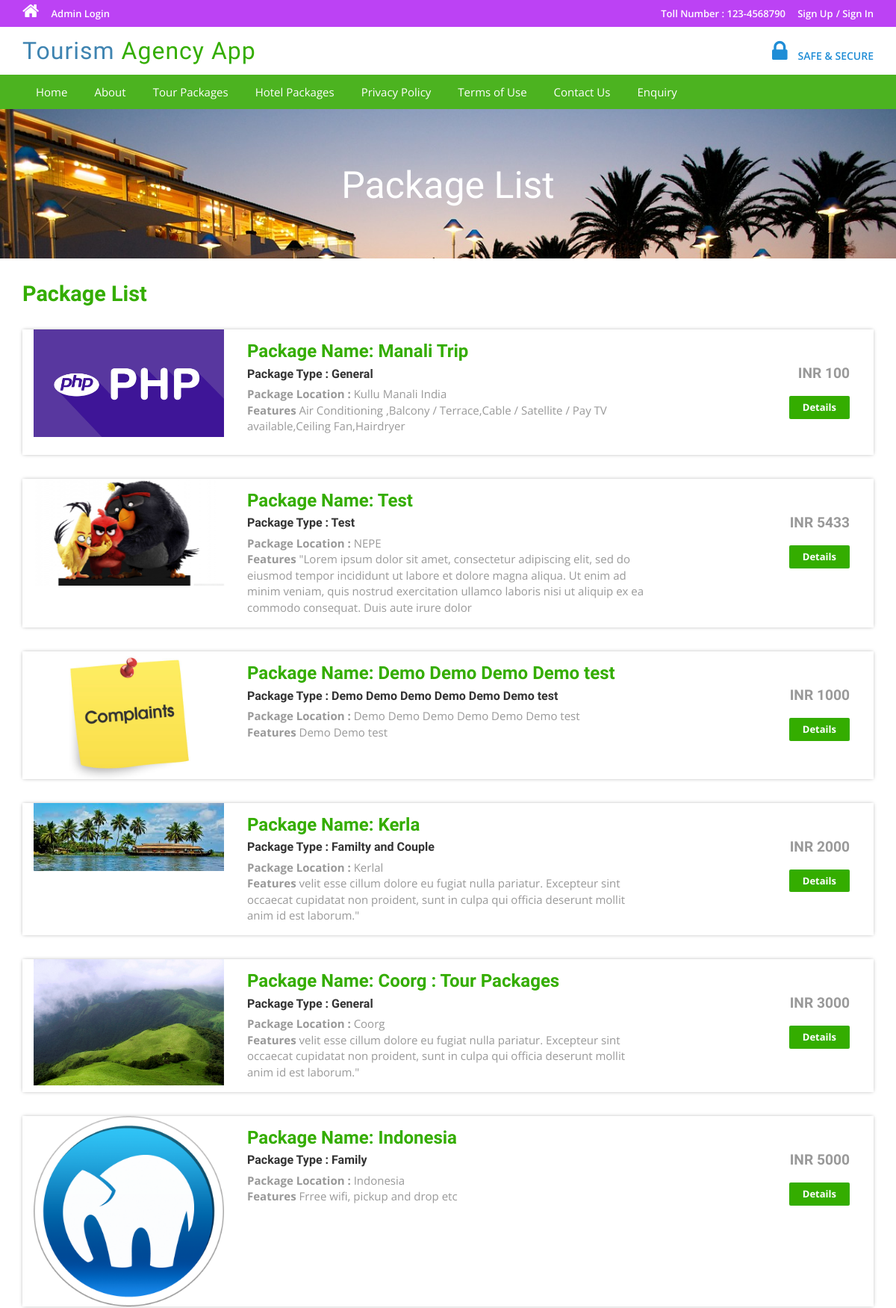
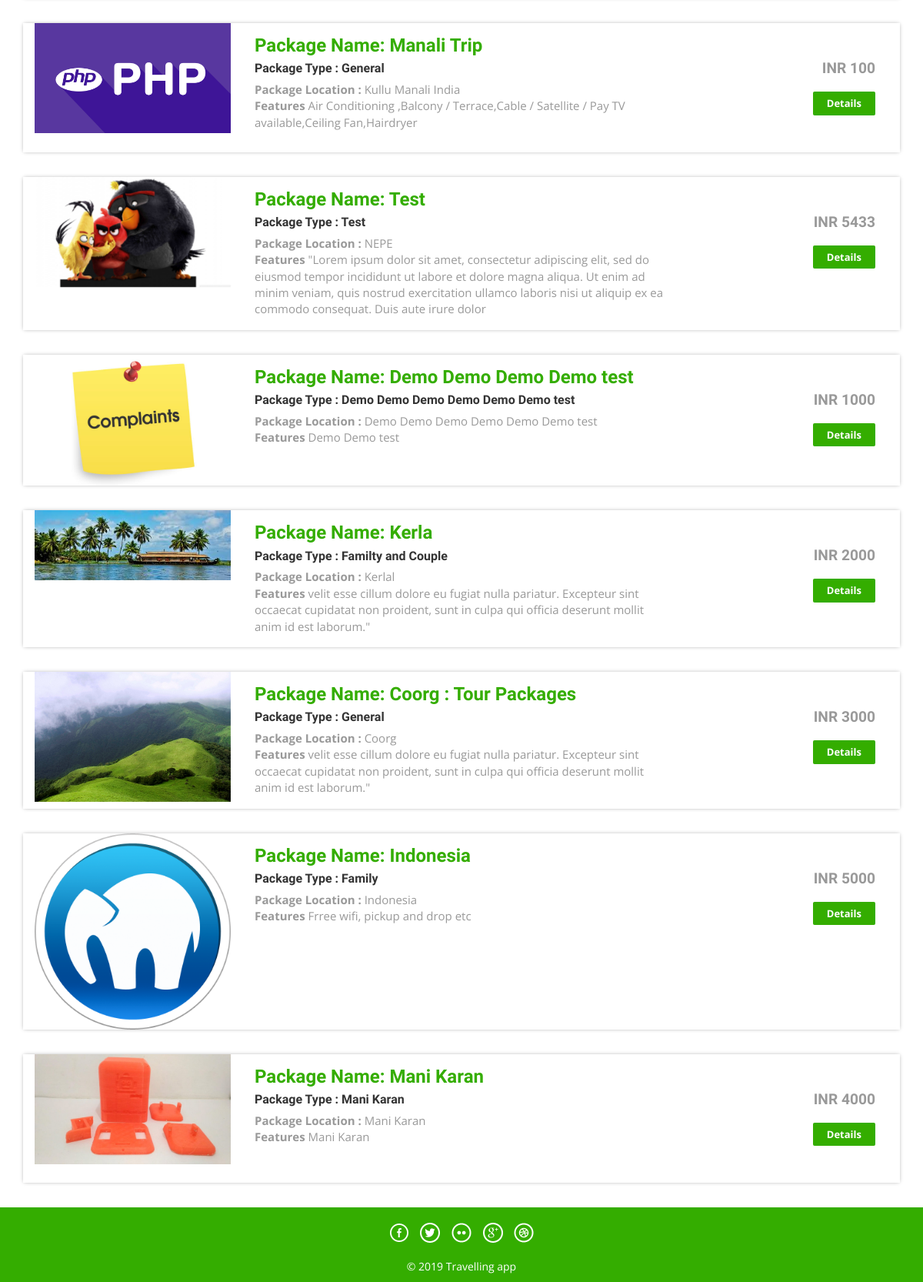
The app's page /package-list.php with its own data (2 pictures, top to bottom).
### tables this page shows
CREATE TABLE `tbltourpackages` (
  `PackageId` int(11) NOT NULL,
  `PackageName` varchar(200) NOT NULL,
  `PackageType` varchar(150) NOT NULL,
  `PackageLocation` varchar(100) NOT NULL,
  `PackagePrice` int(11) NOT NULL,
  `PackageFetures` varchar(255) NOT NULL,
  `PackageDetails` mediumtext NOT NULL,
  `PackageImage` varchar(100) NOT NULL,
  `Creationdate` timestamp NOT NULL DEFAULT CURRENT_TIMESTAMP,
  `UpdationDate` timestamp NULL DEFAULT '0000-00-00 00:00:00' ON UPDATE CURRENT_TIMESTAMP
);

### includes/config.php (called while the page is built, shortened)
<?php
$CURR='INR';
?>

### package-list.php (the view, shortened to what this page needs)
<?php
include('includes/config.php');
?>
<!DOCTYPE HTML>
<html>
<head>
<link href="css/bootstrap.css" rel='stylesheet' type='text/css' />
<link href="css/style.css" rel='stylesheet' type='text/css' />
<link href="css/font-awesome.css" rel="stylesheet">
<link href="css/animate.css" rel="stylesheet" type="text/css" media="all">
</head>
<body>
<?php include('includes/header.php');?>
<div class="banner-3">
	<div class="container">
		<h1 class="wow zoomIn animated animated" data-wow-delay=".5s" style="visibility: visible; animation-delay: 0.5s; animation-name: zoomIn;"> Package List</h1>
	</div>
</div>
<div class="rooms">
	<div class="container">
		<div class="room-bottom">
			<h3>Package List</h3>
<?php $sql = "SELECT * from tbltourpackages";
$query = $dbh->prepare($sql);
$query->execute();
$results=$query->fetchAll(PDO::FETCH_OBJ);
if($query->rowCount() > 0)
{
foreach($results as $result)
{	?>
			<div class="rom-btm">
				<div class="col-md-3 room-left wow fadeInLeft animated" data-wow-delay=".5s">
					<img src="admin/pacakgeimages/<?php echo htmlentities($result->PackageImage);?>" class="img-responsive" alt="">
				</div>
				<div class="col-md-6 room-midle wow fadeInUp animated" data-wow-delay=".5s">
					<h4>Package Name: <?php echo htmlentities($result->PackageName);?></h4>
					<h6>Package Type : <?php echo htmlentities($result->PackageType);?></h6>
					<p><b>Package Location :</b> <?php echo htmlentities($result->PackageLocation);?></p>
					<p><b>Features</b> <?php echo htmlentities($result->PackageFetures);?></p>
				</div>
				<div class="col-md-3 room-right wow fadeInRight animated" data-wow-delay=".5s">
					<h5><?=$CURR?> <?php echo htmlentities($result->PackagePrice);?></h5>
					<a href="package-details.php?pkgid=<?php echo htmlentities($result->PackageId);?>" class="view">Details</a>
				</div>
				<div class="clearfix"></div>
			</div>
<?php }} ?>
		</div>
	</div>
</div>
<?php include('includes/footer.php');?>
</body>
</html>

### includes/header.php (shortened to what this page needs)
<?php if($_SESSION['login'])
{?>
<div class="top-header">
	<div class="container">
		<ul class="tp-hd-lft wow fadeInLeft animated" data-wow-delay=".5s">
			<li class="hm"><a href="index.html"><i class="fa fa-home"></i></a></li>
			<li class="prnt"><a href="profile.php">My Profile</a></li>
				<li class="prnt"><a href="change-password.php">Change Password</a></li>
			<li class="prnt"><a href="tour-history.php">My Tour History</a></li>
			<li class="prnt"><a href="issuetickets.php">Issue Tickets</a></li>
		</ul>
		<ul class="tp-hd-rgt wow fadeInRight animated" data-wow-delay=".5s">
			<li class="tol">Welcome :</li>
			<li class="sig"><?php echo htmlentities($_SESSION['login']);?></li>
			<li class="sigi"><a href="logout.php" >/ Logout</a></li>
        </ul>
		<div class="clearfix"></div>
	</div>
</div><?php } else {?>
<div class="top-header">
	<div class="container">
		<ul class="tp-hd-lft wow fadeInLeft animated" data-wow-delay=".5s">
			<li class="hm"><a href="index.php"><i class="fa fa-home"></i></a></li>
				<li class="hm"><a href="admin/index.php">Admin Login</a></li>
		</ul>
		<ul class="tp-hd-rgt wow fadeInRight animated" data-wow-delay=".5s">
			<li class="tol">Toll Number : 123-4568790</li>
			<li class="sig"><a href="#" data-toggle="modal" data-target="#myModal" >Sign Up</a></li>
			<li class="sigi"><a href="#" data-toggle="modal" data-target="#myModal4" >/ Sign In</a></li>
        </ul>
		<div class="clearfix"></div>
	</div>
</div>
<?php }?>
<div class="header">
	<div class="container">
		<div class="logo wow fadeInDown animated" data-wow-delay=".5s">
			<a href="index.php">Tourism <span>Agency App</span></a>
		</div>
		<div class="lock fadeInDown animated" data-wow-delay=".5s">
			<li><i class="fa fa-lock"></i></li>
            <li><div class="securetxt">SAFE &amp; SECURE </div></li>
		</div>
		<div class="clearfix"></div>
	</div>
</div>
<div class="footer-btm wow fadeInLeft animated" data-wow-delay=".5s">
	<div class="container">
	<div class="navigation">
			<nav class="navbar navbar-default">
				<div class="collapse navbar-collapse nav-wil" id="bs-example-navbar-collapse-1">
					<nav class="cl-effect-1">
						<ul class="nav navbar-nav">
							<li><a href="index.php">Home</a></li>
							<li><a href="page.php?type=aboutus">About</a></li>
								<li><a href="package-list.php">Tour Packages</a></li>
								<li><a href="hotel-list.php">Hotel Packages</a></li>
								<li><a href="page.php?type=privacy">Privacy Policy</a></li>
								<li><a href="page.php?type=terms">Terms of Use</a></li>
								<li><a href="page.php?type=contact">Contact Us</a></li>
								<?php if($_SESSION['login'])
{?>
								<li>Need Help?<a href="#" data-toggle="modal" data-target="#myModal3"> / Write Us </a>  </li>
								<?php } else { ?>
								<li><a href="enquiry.php"> Enquiry </a>  </li>
								<?php } ?>
								<div class="clearfix"></div>
						</ul>
					</nav>
				</div>
			</nav>
		</div>
	</div>
</div>

### includes/footer.php
<div class="copy-right">
	<div class="container">
		<div class="footer-social-icons wow fadeInDown animated animated" data-wow-delay=".5s" style="visibility: visible; animation-delay: 0.5s; animation-name: fadeInDown;">
			<ul>
				<li><a class="facebook" href="https://#/"><span>Facebook</span></a></li>
				<li><a class="twitter" href="https://#/"><span>Twitter</span></a></li>
				<li><a class="flickr" href="https://#/"><span>Flickr</span></a></li>
				<li><a class="googleplus" href="https://#/"><span>Google+</span></a></li>
				<li><a class="dribbble" href="https://#/"><span>Dribbble</span></a></li>
			</ul>
		</div>
		<p class="wow zoomIn animated animated" data-wow-delay=".5s" style="visibility: visible; animation-delay: 0.5s; animation-name: zoomIn;">© 2019  <a href="https://google.com">Travelling app</a></p>
	</div>
</div>

### css/style.css (style rules this page uses)
html, body { font-size: 100%; background: #fff; font-family: 'Open Sans', sans-serif; }
body a,.grid_1,plan_1,plan_1.one,plan_1.two,i.icon1, i.icon2, i.icon3, i.icon4, i.icon5, i.icon6 { transition:0.5s all; -webkit-transition:0.5s all; -moz-transition:0.5s all; -o-transition:0.5s all; -ms-transition:0.5s all; }
h1,h2,h3,h4,h5,h6 { margin:0; font-family: 'Roboto Condensed', sans-serif; }
p { margin:0; }
ul { margin:0; padding:0; }
.logo a { color: #3F84B1; letter-spacing: 1px; font-size: 2em; font-weight: 400; display: block; text-decoration: none; font-family: 'Oswald', sans-serif; }
.logo span { color:#34ad00; }
i.fa.fa-home { font-size: 24px; }
.top-header { background-color: #bc42f4; border-bottom: 0 none; height: 36px; line-height: 35px; }
ul.tp-hd-lft { float: left; }
ul.tp-hd-lft li { display: inline-block; }
li.hm,li.prnt { margin-right: 12px; }
ul.tp-hd-lft a { font-size: 13px; font-weight: 600; color:#fff; }
ul.tp-hd-rgt { float:right; }
ul.tp-hd-rgt li { display: inline-block; font-size: 13px; font-weight: 600; color:#fff; }
ul.tp-hd-rgt a { font-size: 13px; font-weight: 600; color:#fff; }
li.ned,li.wrt,li.tol { margin-right: 12px; }
.header { background-color: #fff; margin: 0; padding: 10px 0 8px; }
.logo a { display: block; }
.logo { float: left; margin-right: 60px; }
.lock { float: right; margin-top: 7px; }
.securetxt { color: #1f8dd6; line-height: 18px; margin-top: 0px; font-size: 14px; font-weight:600; }
.lock li { display: inline-block; }
i.fa.fa-lock { color:#1f8dd6; font-size: 2em; padding-right: 10px; }
.footer-btm li { display: inline-block; margin: 0 10px; font-size: 14px; color: #fff; }
.footer-btm li a { font-size: 15px; color: #fff; display: inline-block; padding: 5px 8px; }
.footer-btm { background:#4CB320; padding: 0.5em 0; text-align:center; }
.copy-right p { color:#fff; font-size:14px; line-height: 1.8em; }
.copy-right p a { color: #fff; }
.copy-right { background:#34ad00; text-align: center; padding: 0.5em 0; }
a.view { padding: 6px 18px; font-weight: 700; color: #fff; background-color: #34ad00; border: 0; font-size: 13px; border-radius: 2px; -webkit-transition: all .2s; -moz-transition: all .2s; transition: all .2s; margin-top: 20px; display: inline-block; }
.banner-3 { background: url(../images/6.jpg)no-repeat; background-size: cover; -webkit-background-size: cover; -o-background-size: cover; -ms-background-size: cover; -moz-background-size: cover; min-height:200px; }
.banner-3 h1 { font-size: 50px; margin-bottom: 40px; padding: 1.5em 0 0; text-align: center; color: #fff; }
.rom-btm { margin-top: 2em; box-shadow: 0px 0px 5px -1px rgba(0, 0, 0, 0.37); }
.room-bottom h3 { font-size: 1.8em; font-weight: 700; color: #34ad00; }
.room-bottom { padding: 2em 0; }
.rom-btm h4 { font-size: 1.5em; font-weight: 700; color: #34ad00; }
.rom-btm p { font-size: 15px; color: #999; }
.rom-btm h6 { font-size: 1em; font-weight: 700; margin: 0.5em 0; }
.room-right { text-align: right; padding: 3em 2em; }
.room-midle { padding: 1em; }
.rom-btm h5 { font-size: 1.2em; font-weight: 700; color: #999; }
.footer-social-icons ul li { display:inline-block; margin:0 0.2em; }
.footer-social-icons ul li a { width:30px; height:30px; background:url('../images/img-sprite.png') no-repeat 0px 0px; display:inline-block; position: relative; }
.footer-social-icons ul li a.facebook { background-position:0px 0px; }
.footer-social-icons ul li a.twitter { background-position:-30px 0px; }
.footer-social-icons ul li a.flickr { background-position:-60px 0px; }
.footer-social-icons ul li a.googleplus { background-position:-90px 0px; }
.footer-social-icons ul li a.dribbble { background-position:-120px 0px; }
.footer-social-icons { margin: 10px 0 10px; }
.navbar-default { background-color: #4CB320 !important; border-color: #4CB320 !important; }
.navbar { min-height: 0px !important; margin-bottom:0px !important; border-radius:0px !important; border: none !important; }
ul.nav.navbar-nav li a { font-size: 15px ; color: #fff; display: inline-block; padding: 5px 8px; }
.navbar-collapse { padding-right: 0px !important; padding-left: 0px !important; }

### records on screen
tbltourpackages: PackageImage (picture), PackageName "Manali Trip", PackageType "General", PackageLocation "Kullu Manali India", PackageFetures "Air Conditioning ,Balcony / Terrace,Cable / Satellite / Pay TV available,Ceiling Fan,Hairdryer", PackagePrice "100"
tbltourpackages: PackageImage (picture), PackageName "Test", PackageType "Test", PackageLocation "NEPE", PackageFetures "\"Lorem ipsum dolor sit amet, consectetur adipiscing elit, sed do eiusmod tempor incididunt ut labore et dolore magna aliqua. Ut enim ad minim veniam, quis nostrud exercitation ullamco laboris nisi ut aliquip ex ea commodo consequat. Duis aute irure dolor", PackagePrice "5433"
tbltourpackages: PackageImage (picture), PackageName "Demo Demo Demo Demo test", PackageType "Demo Demo Demo Demo Demo Demo test", PackageLocation "Demo Demo Demo Demo Demo Demo test", PackageFetures "Demo Demo test", PackagePrice "1000"
tbltourpackages: PackageImage (picture), PackageName "Kerla", PackageType "Familty and Couple", PackageLocation "Kerlal", PackageFetures "velit esse cillum dolore eu fugiat nulla pariatur. Excepteur sint occaecat cupidatat non proident, sunt in culpa qui officia deserunt mollit anim id est laborum.\"", PackagePrice "2000"
tbltourpackages: PackageImage (picture), PackageName "Coorg : Tour Packages", PackageType "General", PackageLocation "Coorg", PackageFetures "velit esse cillum dolore eu fugiat nulla pariatur. Excepteur sint occaecat cupidatat non proident, sunt in culpa qui officia deserunt mollit anim id est laborum.\"", PackagePrice "3000"
tbltourpackages: PackageImage (picture), PackageName "Indonesia", PackageType "Family", PackageLocation "Indonesia", PackageFetures "Frree wifi, pickup and drop etc", PackagePrice "5000"
tbltourpackages: PackageImage (picture), PackageName "Manali Trip", PackageType "General", PackageLocation "Kullu Manali India", PackageFetures "Air Conditioning ,Balcony / Terrace,Cable / Satellite / Pay TV available,Ceiling Fan,Hairdryer", PackagePrice "100"
tbltourpackages: PackageImage (picture), PackageName "Test", PackageType "Test", PackageLocation "NEPE", PackageFetures "\"Lorem ipsum dolor sit amet, consectetur adipiscing elit, sed do eiusmod tempor incididunt ut labore et dolore magna aliqua. Ut enim ad minim veniam, quis nostrud exercitation ullamco laboris nisi ut aliquip ex ea commodo consequat. Duis aute irure dolor", PackagePrice "5433"
tbltourpackages: PackageImage (picture), PackageName "Demo Demo Demo Demo test", PackageType "Demo Demo Demo Demo Demo Demo test", PackageLocation "Demo Demo Demo Demo Demo Demo test", PackageFetures "Demo Demo test", PackagePrice "1000"
tbltourpackages: PackageImage (picture), PackageName "Kerla", PackageType "Familty and Couple", PackageLocation "Kerlal", PackageFetures "velit esse cillum dolore eu fugiat nulla pariatur. Excepteur sint occaecat cupidatat non proident, sunt in culpa qui officia deserunt mollit anim id est laborum.\"", PackagePrice "2000"
tbltourpackages: PackageImage (picture), PackageName "Coorg : Tour Packages", PackageType "General", PackageLocation "Coorg", PackageFetures "velit esse cillum dolore eu fugiat nulla pariatur. Excepteur sint occaecat cupidatat non proident, sunt in culpa qui officia deserunt mollit anim id est laborum.\"", PackagePrice "3000"
tbltourpackages: PackageImage (picture), PackageName "Indonesia", PackageType "Family", PackageLocation "Indonesia", PackageFetures "Frree wifi, pickup and drop etc", PackagePrice "5000"
tbltourpackages: PackageImage (picture), PackageName "Mani Karan", PackageType "Mani Karan", PackageLocation "Mani Karan", PackageFetures "Mani Karan", PackagePrice "4000"
